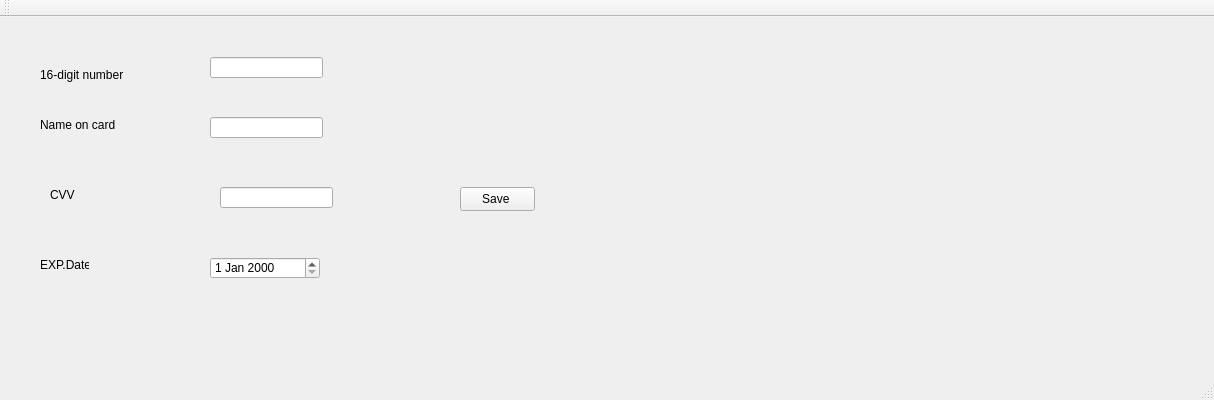
<?xml version="1.0" encoding="UTF-8"?>
<ui version="4.0">
 <class>visaguiClass</class>
 <widget class="QMainWindow" name="visaguiClass">
  <property name="geometry">
   <rect>
    <x>0</x>
    <y>0</y>
    <width>1214</width>
    <height>400</height>
   </rect>
  </property>
  <property name="windowTitle">
   <string>visagui</string>
  </property>
  <widget class="QWidget" name="centralWidget">
   <widget class="QPushButton" name="savedata">
    <property name="geometry">
     <rect>
      <x>460</x>
      <y>170</y>
      <width>75</width>
      <height>24</height>
     </rect>
    </property>
    <property name="text">
     <string>Save </string>
    </property>
   </widget>
   <widget class="QLineEdit" name="digitsbox">
    <property name="geometry">
     <rect>
      <x>210</x>
      <y>40</y>
      <width>113</width>
      <height>21</height>
     </rect>
    </property>
   </widget>
   <widget class="QLineEdit" name="nameoncardbox">
    <property name="geometry">
     <rect>
      <x>210</x>
      <y>100</y>
      <width>113</width>
      <height>21</height>
     </rect>
    </property>
   </widget>
   <widget class="QLineEdit" name="cvvbox">
    <property name="geometry">
     <rect>
      <x>220</x>
      <y>170</y>
      <width>113</width>
      <height>21</height>
     </rect>
    </property>
   </widget>
   <widget class="QLabel" name="label">
    <property name="geometry">
     <rect>
      <x>40</x>
      <y>50</y>
      <width>101</width>
      <height>16</height>
     </rect>
    </property>
    <property name="text">
     <string>16-digit number</string>
    </property>
   </widget>
   <widget class="QLabel" name="label_2">
    <property name="geometry">
     <rect>
      <x>40</x>
      <y>100</y>
      <width>91</width>
      <height>16</height>
     </rect>
    </property>
    <property name="text">
     <string>Name on card</string>
    </property>
   </widget>
   <widget class="QLabel" name="label_3">
    <property name="geometry">
     <rect>
      <x>50</x>
      <y>170</y>
      <width>49</width>
      <height>16</height>
     </rect>
    </property>
    <property name="text">
     <string>CVV</string>
    </property>
   </widget>
   <widget class="QLabel" name="label_4">
    <property name="geometry">
     <rect>
      <x>40</x>
      <y>240</y>
      <width>49</width>
      <height>16</height>
     </rect>
    </property>
    <property name="text">
     <string>EXP.Date</string>
    </property>
   </widget>
   <widget class="QDateEdit" name="expdate">
    <property name="geometry">
     <rect>
      <x>210</x>
      <y>240</y>
      <width>110</width>
      <height>22</height>
     </rect>
    </property>
   </widget>
  </widget>
  <widget class="QMenuBar" name="menuBar">
   <property name="geometry">
    <rect>
     <x>0</x>
     <y>0</y>
     <width>1214</width>
     <height>22</height>
    </rect>
   </property>
  </widget>
  <widget class="QToolBar" name="mainToolBar">
   <attribute name="toolBarArea">
    <enum>TopToolBarArea</enum>
   </attribute>
   <attribute name="toolBarBreak">
    <bool>false</bool>
   </attribute>
  </widget>
  <widget class="QStatusBar" name="statusBar"/>
 </widget>
 <layoutdefault spacing="6" margin="11"/>
 <resources/>
 <connections/>
</ui>
